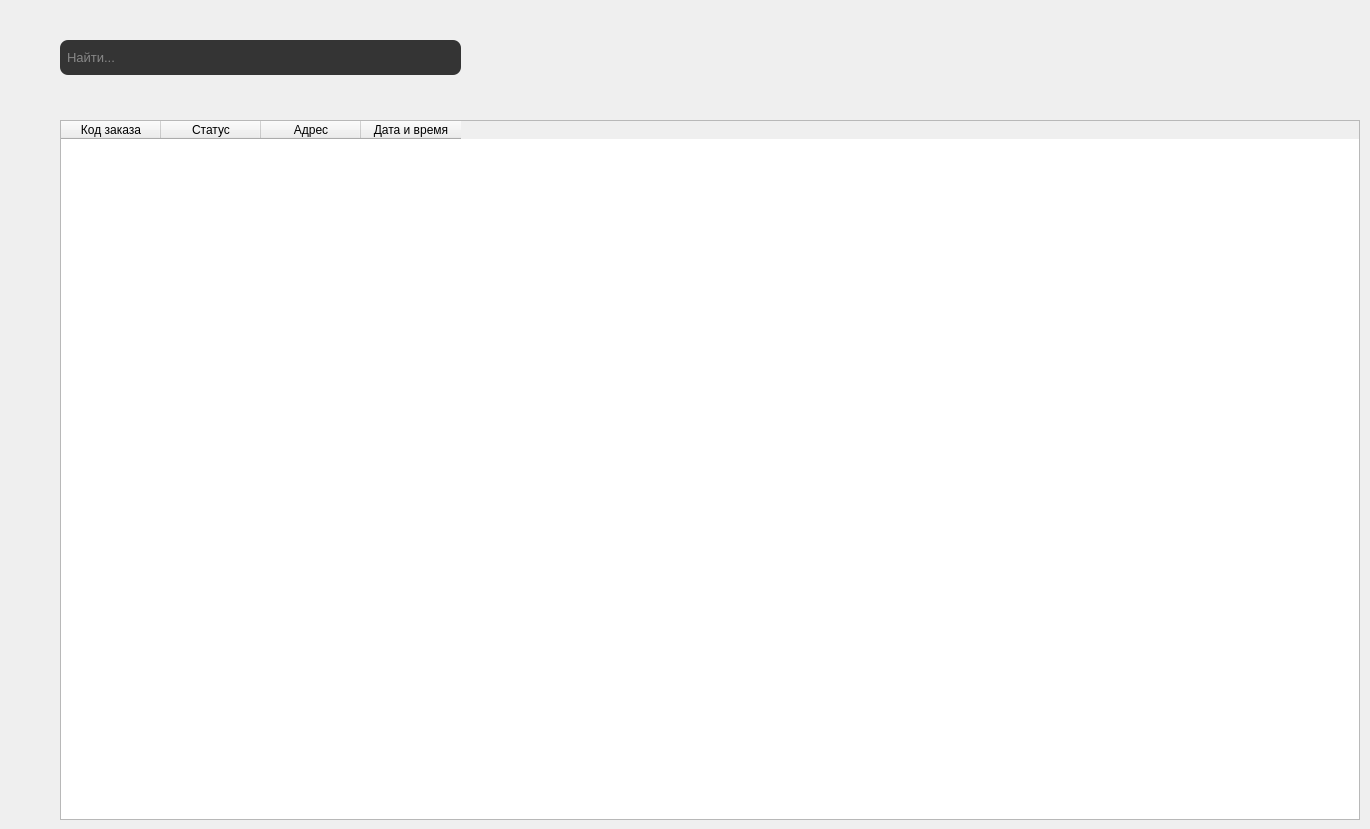
          <widget class="QWidget" name="orders_main">
           <widget class="QTableWidget" name="orders_main_table">
            <property name="geometry">
             <rect>
              <x>60</x>
              <y>120</y>
              <width>1300</width>
              <height>700</height>
             </rect>
            </property>
            <column>
             <property name="text">
              <string>Код заказа</string>
             </property>
            </column>
            <column>
             <property name="text">
              <string>Статус</string>
             </property>
            </column>
            <column>
             <property name="text">
              <string>Адрес</string>
             </property>
            </column>
            <column>
             <property name="text">
              <string>Дата и время</string>
             </property>
            </column>
           </widget>
           <widget class="QLabel" name="orders_main_createBtn">
            <property name="geometry">
             <rect>
              <x>1230</x>
              <y>50</y>
              <width>131</width>
              <height>20</height>
             </rect>
            </property>
            <property name="text">
             <string/>
            </property>
            <property name="pixmap">
             <pixmap>assets/new_order.png</pixmap>
            </property>
           </widget>
           <widget class="QLineEdit" name="orders_main_search_lineEdit">
            <property name="geometry">
             <rect>
              <x>60</x>
              <y>40</y>
              <width>401</width>
              <height>35</height>
             </rect>
            </property>
            <property name="font">
             <font>
              <family>Ubuntu</family>
              <pointsize>10</pointsize>
              <weight>3</weight>
              <italic>false</italic>
              <bold>false</bold>
             </font>
            </property>
            <property name="styleSheet">
             <string notr="true">color: rgb(217, 217, 217);
font: 25 10pt &quot;Ubuntu&quot;;
padding: 5px;
padding-right: 35px;
border-radius: 8px;
border-color: rgb(66, 66, 66);
background-color: rgb(52, 52, 52);</string>
            </property>
            <property name="text">
             <string/>
            </property>
            <property name="placeholderText">
             <string>Найти...</string>
            </property>
           </widget>
           <widget class="QLabel" name="orders_main_search_img">
            <property name="geometry">
             <rect>
              <x>430</x>
              <y>50</y>
              <width>18</width>
              <height>18</height>
             </rect>
            </property>
            <property name="styleSheet">
             <string notr="true">background: none</string>
            </property>
            <property name="text">
             <string/>
            </property>
            <property name="pixmap">
             <pixmap>assets/search.png</pixmap>
            </property>
           </widget>
          </widget>
